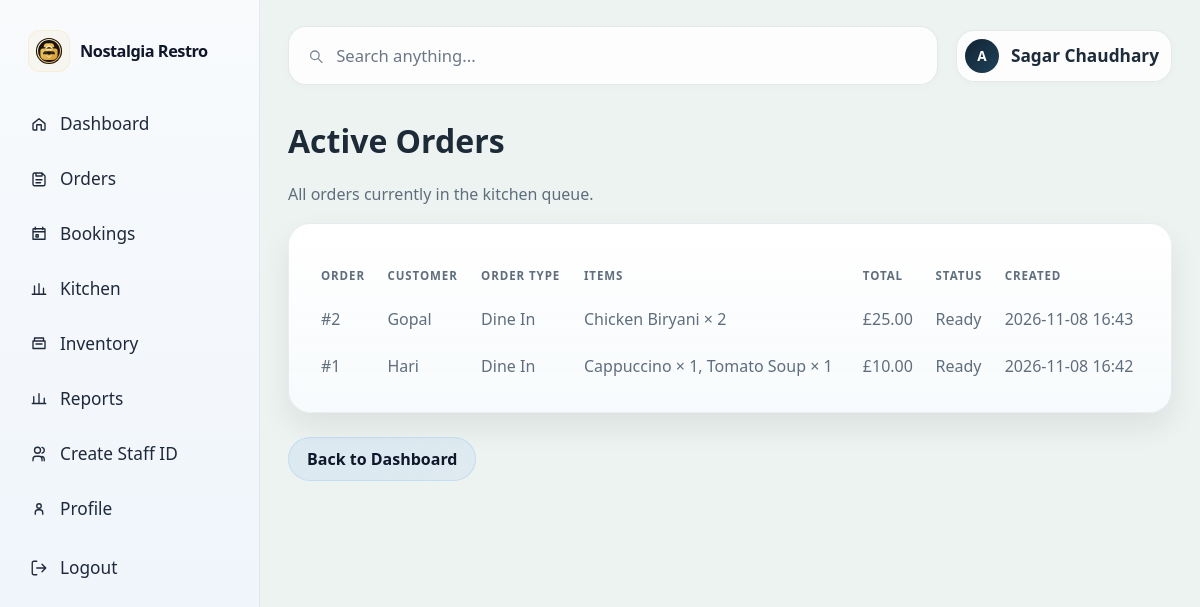
The app's page /dashboard/active-orders/ (signed in), older data.
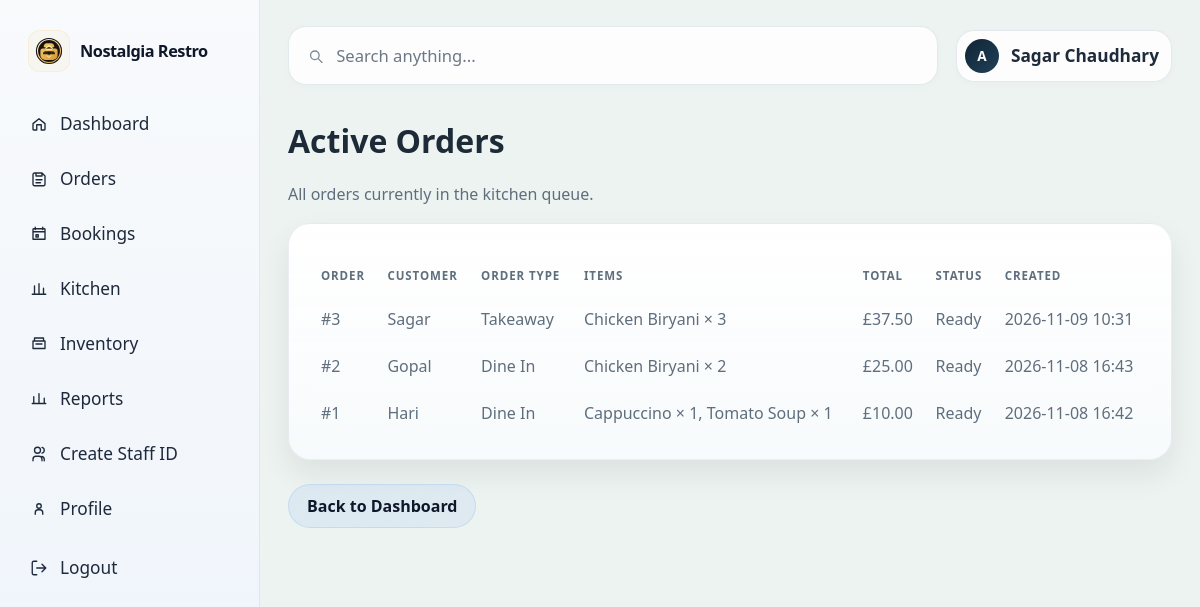
The same page, newer data.
### restaurant/models.py (models this page shows, shortened)
class Order(models.Model):
    ORDER_TYPE_CHOICES = [
        ("dine_in", "Dine In"),
        ("takeaway", "Takeaway"),
    ]
    STATUS_CHOICES = [
        ("pending", "Pending"),
        ("preparing", "Preparing"),
        ("ready", "Ready"),
    ]
    customer_name = models.CharField(max_length=120, default="Walk-in Customer")
    order_type = models.CharField(max_length=20, choices=ORDER_TYPE_CHOICES, default="dine_in")
    table_number = models.PositiveIntegerField(null=True, blank=True)
    status = models.CharField(max_length=20, choices=STATUS_CHOICES, default="pending")
    notes = models.TextField(blank=True)
    created_at = models.DateTimeField(auto_now_add=True)
    total_amount = models.DecimalField(max_digits=10, decimal_places=2, default=0)
    class Meta:
        ordering = ["-created_at"]

class OrderItem(models.Model):
    order = models.ForeignKey(Order, related_name="items", on_delete=models.CASCADE)
    menu_item = models.ForeignKey(MenuItem, on_delete=models.PROTECT)
    quantity = models.PositiveIntegerField(default=1)
    unit_price = models.DecimalField(max_digits=8, decimal_places=2)
    subtotal = models.DecimalField(max_digits=10, decimal_places=2, default=0)

class MenuItem(models.Model):
    CATEGORY_CHOICES = [
        ("indian", "Indian Cuisine"),
        ("nepali", "Nepali Cuisine"),
        ("british", "British Cuisine"),
        ("italian", "Italian Cuisine"),
        ("fast_food", "Fast Food & Starters"),
        ("dessert", "Desserts"),
        ("starter", "Starter"),
        ("main", "Main Course"),
        ("beverage", "Beverage"),
    ]
    name = models.CharField(max_length=100)
    description = models.TextField(blank=True)
    category = models.CharField(max_length=20, choices=CATEGORY_CHOICES, default="main")
    price = models.DecimalField(max_digits=8, decimal_places=2)
    is_available = models.BooleanField(default=True)
    class Meta:
        ordering = ["category", "name"]

### restaurant/views.py (the view)
        def wrapped_view(request, *args, **kwargs):
            if not request.user.is_authenticated:
                return redirect("login")
            if not request.user.is_active:
                return redirect("login")
            if roles and request.user.role not in roles:
                messages.warning(request, "You do not have permission to access that page.")
                return redirect("dashboard")
            return view_func(request, *args, **kwargs)

### restaurant/views.py (called while the page is built)
def role_required(*roles):
    def decorator(view_func):
        def wrapped_view(request, *args, **kwargs):
            if not request.user.is_authenticated:
                return redirect("login")
            if not request.user.is_active:
                return redirect("login")
            if roles and request.user.role not in roles:
                messages.warning(request, "You do not have permission to access that page.")
                return redirect("dashboard")
            return view_func(request, *args, **kwargs)
        return wrapped_view
    return decorator

@login_required
@role_required("admin", "manager", "kitchen_staff")
def active_orders(request):
    orders = (
        Order.objects.filter(status__in=["pending", "preparing", "ready"])
        .prefetch_related("items__menu_item")
        .order_by("-created_at")
    )
    return render(request, "restaurant/active_orders.html", {"orders": orders})

### restaurant/templates/restaurant/active_orders.html (shortened to what this page needs)
{% extends 'restaurant/base.html' %}
{% block content %}
  <h1>Active Orders</h1>
  <p class="muted">All orders currently in the kitchen queue.</p>
  <div class="section">
    <table class="table">
      <thead>
        <tr>
          <th>Order</th>
          <th>Customer</th>
          <th>Order Type</th>
          <th>Items</th>
          <th>Total</th>
          <th>Status</th>
          <th>Created</th>
        </tr>
      </thead>
      <tbody>
        {% for order in orders %}
          <tr>
            <td>#{{ order.pk }}</td>
            <td>{{ order.customer_name }}</td>
            <td>
              {{ order.get_order_type_display }}
            </td>
            <td>
              {% for item in order.items.all %}
                {{ item.menu_item.name }} × {{ item.quantity }}{% if not forloop.last %}, {% endif %}
              {% empty %}
                No items
              {% endfor %}
            </td>
            <td>£{{ order.total_amount|floatformat:2 }}</td>
            <td>{{ order.get_status_display }}</td>
            <td>{{ order.created_at|date:'Y-m-d H:i' }}</td>
          </tr>
        {% empty %}
          <tr>
            <td colspan="7" class="muted">There are no active orders.</td>
          </tr>
        {% endfor %}
      </tbody>
    </table>
  </div>
  <div class="page-actions">
    <a href="{% url 'dashboard' %}" class="button-link">Back to Dashboard</a>
  </div>
{% endblock %}

Row changes from the older to the newer data that the page shows:
added Order: pk "3", customer_name "Sagar", order_type "Takeaway", total_amount "37.50", status "Ready", created_at "2026-11-09 10:31"
added OrderItem: menu_item.name "Chicken Biryani", quantity "3"
